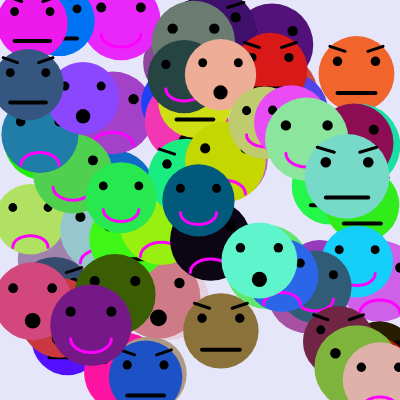
Frame 1 (no input)
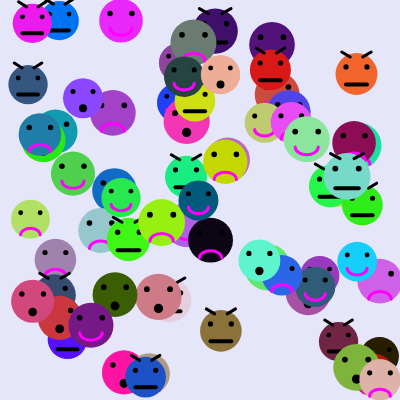
Frame 60 (no input)
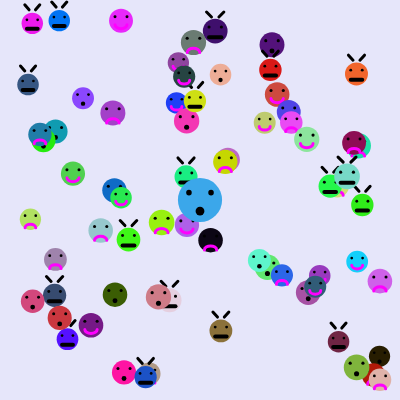
Frame 120 (the mouse pressed at the canvas centre since frame 60)

The p5.js sketch that drew these frames (run headless with seeded random() and noise() and a simulated clock; from frame 60 on, the mouse is pressed at the canvas centre):

// p5.js sketch
// ── sketch.js
// Array of faces.
let faces = []; 

function setup() {
  createCanvas(400, 400);
  facePower();  // Generate faces
}

function draw() {
  background('lavender');
  // landmarker, createFaceLandMarker, Demo2
  updateAndDrawFaces();
}

function mousePressed() {
  let face = createFace();
  face.x = mouseX; 
  face.y = mouseY;
  faces.push(face);
}

function updateAndDrawFaces() {
  for (let face of faces) {
    // Draw the face.
    face.display();

    // Apply wilting effect
    face.size *= 0.99;

    // Reduce lifespan
    face.lifespan -= 1;
    
    if (face.lifespan <= 0) {
      let i = faces.indexOf(face);
      faces.splice(i, 1);
    }
  }
}

// Function to create multiple faces.
function facePower(){
  for(let i = 0; i < 70; i++){
    faces.push(createFace());
  }
}


// Classes for face expressions

class Face {
  constructor(x, y, size, lifespan, col) {
    this.x = x;
    this.y = y;
    this.size = size;
    this.lifespan = lifespan;
    this.col = col;
  }

  displayBase() {
    noStroke();
    fill(this.col);
    ellipse(this.x, this.y, this.size);

    // Eyes
    fill(0);
    let eyeOffsetX = this.size / 4;
    let eyeOffsetY = this.size / 6;
    ellipse(this.x - eyeOffsetX, this.y - eyeOffsetY, this.size / 8);
    ellipse(this.x + eyeOffsetX, this.y - eyeOffsetY, this.size / 8);
  }
}

class HappyFace extends Face {
  display() {
    this.displayBase();
    noFill();
    stroke(255, 0, 255);
    strokeWeight(3);
    arc(this.x, this.y + this.size/6, this.size/2, this.size/3, 0, PI);     //smile
  }
}


class SadFace extends Face {
  display() {
    this.displayBase();
    noFill();
    stroke(255, 0, 255);
    strokeWeight(3);
    arc(this.x, this.y + this.size/2.5, this.size/2, this.size/3, PI, TWO_PI); // frown
  }
}

class SurprisedFace extends Face {
  display() {
    this.displayBase();
    fill(0);
    noStroke();
    ellipse(this.x, this.y + this.size/4, this.size/5); // round mouth
  }
}
  
  // class AngryFace extends Face TBD
class EyebrowFace extends Face {
  display() {
    this.displayBase(); // head + eyes

    // Eyebrows (slanted inward)
    stroke(0);
    strokeWeight(3);

    let eyeOffsetX = this.size / 4;
    let eyeOffsetY = this.size / 6;
    let browLength = this.size / 5;

    // Angry left eyebrow (slants downward toward the center)
    line(this.x - eyeOffsetX - browLength/2, this.y - eyeOffsetY - 15, 
         this.x - eyeOffsetX + browLength/2, this.y - eyeOffsetY - 10);

    // Angry right eyebrow (slants downward toward the center)
    line(this.x + eyeOffsetX - browLength/2, this.y - eyeOffsetY - 10, 
         this.x + eyeOffsetX + browLength/2, this.y - eyeOffsetY - 15);

    // Straight Mouth
    stroke(0);
    strokeWeight(4);
    line(this.x - this.size / 4, this.y + this.size / 4, 
         this.x + this.size / 4, this.y + this.size / 4);
  }
}


// Factory function to return a random type of face
function createFace() {
  let x = random(20, 380);
  let y = random(20, 380);
  let size = random(70, 85);
  let lifespan = random(300, 550);
  let col = color(random(255), random(250), random(260));

  let choice = random(["happy", "sad", "surprised", "eyebrows"]);
  if (choice === "happy") return new HappyFace(x, y, size, lifespan, col);
  if (choice === "sad") return new SadFace(x, y, size, lifespan, col);
  if (choice === "surprised") return new SurprisedFace(x, y, size, lifespan, col);
  if (choice === "eyebrows") return new EyebrowFace(x, y, size, lifespan, col);
}
